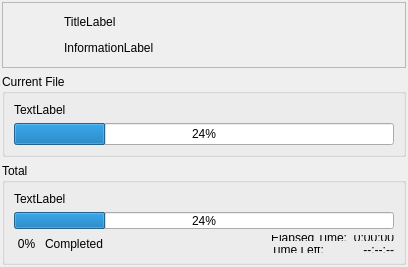
<?xml version="1.0" encoding="UTF-8"?>
<ui version="4.0">
 <class>ProgressDialog</class>
 <widget class="QDialog" name="ProgressDialog">
  <property name="geometry">
   <rect>
    <x>0</x>
    <y>0</y>
    <width>408</width>
    <height>267</height>
   </rect>
  </property>
  <property name="sizePolicy">
   <sizepolicy hsizetype="Fixed" vsizetype="Preferred">
    <horstretch>0</horstretch>
    <verstretch>0</verstretch>
   </sizepolicy>
  </property>
  <property name="windowTitle">
   <string>Dialog</string>
  </property>
  <layout class="QVBoxLayout" name="verticalLayout">
   <property name="sizeConstraint">
    <enum>QLayout::SetMaximumSize</enum>
   </property>
   <property name="margin">
    <number>2</number>
   </property>
   <item>
    <widget class="QFrame" name="infoFrame">
     <property name="frameShape">
      <enum>QFrame::StyledPanel</enum>
     </property>
     <property name="frameShadow">
      <enum>QFrame::Raised</enum>
     </property>
     <layout class="QHBoxLayout" name="horizontalLayout_2">
      <item>
       <widget class="QLabel" name="label">
        <property name="sizePolicy">
         <sizepolicy hsizetype="Fixed" vsizetype="Fixed">
          <horstretch>0</horstretch>
          <verstretch>0</verstretch>
         </sizepolicy>
        </property>
        <property name="minimumSize">
         <size>
          <width>46</width>
          <height>46</height>
         </size>
        </property>
        <property name="scaledContents">
         <bool>true</bool>
        </property>
       </widget>
      </item>
      <item>
       <layout class="QVBoxLayout" name="verticalLayout_6">
        <item>
         <widget class="QLabel" name="titleLabel">
          <property name="text">
           <string>TitleLabel</string>
          </property>
         </widget>
        </item>
        <item>
         <widget class="QLabel" name="informationLabel">
          <property name="text">
           <string>InformationLabel</string>
          </property>
         </widget>
        </item>
       </layout>
      </item>
     </layout>
    </widget>
   </item>
   <item>
    <widget class="QGroupBox" name="currentFileGroupBox">
     <property name="title">
      <string>Current File</string>
     </property>
     <layout class="QVBoxLayout" name="verticalLayout_2">
      <item>
       <widget class="QLabel" name="currentFileLabel">
        <property name="sizePolicy">
         <sizepolicy hsizetype="Ignored" vsizetype="Preferred">
          <horstretch>0</horstretch>
          <verstretch>0</verstretch>
         </sizepolicy>
        </property>
        <property name="text">
         <string>TextLabel</string>
        </property>
        <property name="wordWrap">
         <bool>true</bool>
        </property>
       </widget>
      </item>
      <item>
       <widget class="QProgressBar" name="currentFileProgressBar">
        <property name="value">
         <number>24</number>
        </property>
       </widget>
      </item>
     </layout>
    </widget>
   </item>
   <item>
    <widget class="QGroupBox" name="totalGroupBox">
     <property name="title">
      <string>Total</string>
     </property>
     <layout class="QVBoxLayout" name="verticalLayout_3">
      <item>
       <widget class="QLabel" name="totalLabel">
        <property name="sizePolicy">
         <sizepolicy hsizetype="Ignored" vsizetype="Preferred">
          <horstretch>0</horstretch>
          <verstretch>0</verstretch>
         </sizepolicy>
        </property>
        <property name="text">
         <string>TextLabel</string>
        </property>
       </widget>
      </item>
      <item>
       <widget class="QProgressBar" name="totalProgressBar">
        <property name="value">
         <number>24</number>
        </property>
       </widget>
      </item>
      <item>
       <layout class="QHBoxLayout" name="horizontalLayout">
        <item>
         <widget class="QLabel" name="label_1">
          <property name="minimumSize">
           <size>
            <width>25</width>
            <height>0</height>
           </size>
          </property>
          <property name="text">
           <string>0%</string>
          </property>
          <property name="alignment">
           <set>Qt::AlignCenter</set>
          </property>
         </widget>
        </item>
        <item>
         <widget class="QLabel" name="label_2">
          <property name="sizePolicy">
           <sizepolicy hsizetype="MinimumExpanding" vsizetype="Preferred">
            <horstretch>0</horstretch>
            <verstretch>0</verstretch>
           </sizepolicy>
          </property>
          <property name="text">
           <string>Completed</string>
          </property>
         </widget>
        </item>
        <item>
         <layout class="QVBoxLayout" name="verticalLayout_4">
          <item>
           <widget class="QLabel" name="label_3">
            <property name="text">
             <string>Elapsed Time:</string>
            </property>
            <property name="alignment">
             <set>Qt::AlignRight|Qt::AlignTrailing|Qt::AlignVCenter</set>
            </property>
           </widget>
          </item>
          <item>
           <widget class="QLabel" name="label_4">
            <property name="text">
             <string>Time Left:</string>
            </property>
            <property name="alignment">
             <set>Qt::AlignLeading|Qt::AlignLeft|Qt::AlignVCenter</set>
            </property>
           </widget>
          </item>
         </layout>
        </item>
        <item>
         <layout class="QVBoxLayout" name="verticalLayout_5">
          <item>
           <widget class="QLabel" name="label_6">
            <property name="text">
             <string>0:00:00</string>
            </property>
            <property name="alignment">
             <set>Qt::AlignRight|Qt::AlignTrailing|Qt::AlignVCenter</set>
            </property>
           </widget>
          </item>
          <item>
           <widget class="QLabel" name="label_7">
            <property name="text">
             <string>--:--:--</string>
            </property>
            <property name="alignment">
             <set>Qt::AlignRight|Qt::AlignTrailing|Qt::AlignVCenter</set>
            </property>
           </widget>
          </item>
         </layout>
        </item>
       </layout>
      </item>
     </layout>
    </widget>
   </item>
  </layout>
 </widget>
 <resources/>
 <connections/>
</ui>
